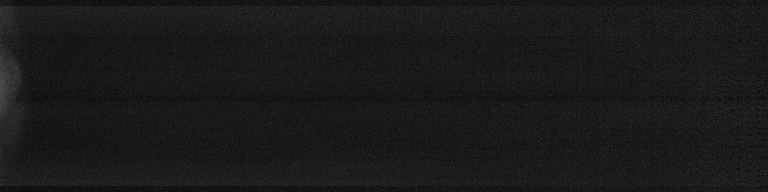
#> input picture preprocessing/hasil_clahe/B100_10/frame_0006.jpg, 768 x 192 px; its folder holds only this picture in this run
$ python 01_kmeans_segmentation.py
#> lines starting #> are read from the running program, lines starting #| are printed output that depends on the picture; after the words box and inside, x2 and y2 are one past the last pixel; in counts of white or black regions, pixels touching at a corner belong together
import os
import cv2
import numpy as np
from sklearn.cluster import KMeans

# 1. Path Konfigurasi Utama
SCRIPT_DIR = os.path.dirname(os.path.abspath(__file__))

DIR_INPUT_CLAHE = os.path.abspath(os.path.join(SCRIPT_DIR, "..", "preprocessing", "hasil_clahe"))
DIR_INPUT_BILATERAL = os.path.abspath(os.path.join(SCRIPT_DIR, "..", "preprocessing", "hasil_bilateral"))

DIR_OUTPUT_CLAHE = os.path.join(SCRIPT_DIR, "hasil_kmeans_clahe")
DIR_OUTPUT_BILATERAL = os.path.join(SCRIPT_DIR, "hasil_kmeans_bilateral")

# Sub-folder terpisah untuk Masker dan Segmentasi
DIR_CLAHE_MASK = os.path.join(DIR_OUTPUT_CLAHE, "mask")
DIR_CLAHE_SEGMENTED = os.path.join(DIR_OUTPUT_CLAHE, "segmented")

DIR_BILATERAL_MASK = os.path.join(DIR_OUTPUT_BILATERAL, "mask")
DIR_BILATERAL_SEGMENTED = os.path.join(DIR_OUTPUT_BILATERAL, "segmented")

# Buat folder & sub-folder otomatis
for folder in [DIR_CLAHE_MASK, DIR_CLAHE_SEGMENTED, DIR_BILATERAL_MASK, DIR_BILATERAL_SEGMENTED]:
    os.makedirs(folder, exist_ok=True)


def apply_kmeans_paper(image, k_values=[6, 7, 8]):
    """
    K-Means Clustering pixel-based.
    Mengembalikan 2 dictionary terpisah: segmented dan mask.
    """
    h, w = image.shape[:2]
    pixel_values = image.reshape((-1, 1)).astype(np.float32)

    results_segmented = {}
    results_mask = {}

    for k in k_values:
        kmeans = KMeans(n_clusters=k, random_state=42, n_init=10)
        labels = kmeans.fit_predict(pixel_values)
        centers = kmeans.cluster_centers_

        # Urutkan dari gelap ke terang
        sorted_indices = np.argsort(centers.flatten())

        # Citra terklasterisasi (Segmentasi)
        clustered_pixels = centers[labels].reshape((h, w)).astype(np.uint8)

        # Binary mask pada cluster berdensitas paling terang
        brightest_cluster_idx = sorted_indices[-1]
        binary_mask = (labels == brightest_cluster_idx).reshape((h, w)).astype(np.uint8) * 255

        results_segmented[f"K{k}_segmented"] = clustered_pixels
        results_mask[f"K{k}_mask"] = binary_mask

    return results_segmented, results_mask


def process_images_recursive(input_dir, mask_out_dir, seg_out_dir, label):
#> called with input_dir = 'preprocessing/hasil_clahe', label = 'Hasil CLAHE'
    print(f"Memproses K-Means untuk: {label}")
    print(f"Mencari gambar di dalam : {input_dir}")
    print(f"Menyimpan MASK ke       : {mask_out_dir}")
    print(f"Menyimpan SEGMENTED ke  : {seg_out_dir}")

    if not os.path.exists(input_dir):
        print(f"Folder input tidak ditemukan: {input_dir}\n")
        return

    exts = ('.png', '.jpg', '.jpeg', '.bmp', '.tif')

    image_paths = []
    for root, _, files in os.walk(input_dir):
        for file in files:
            if file.lower().endswith(exts):
                image_paths.append(os.path.join(root, file))
#> pass 2 of the loop in process_images_recursive, `for root, _, files in os.walk(input_dir):`:

    if not image_paths:
        print(f"Tidak ada berkas gambar ditemukan di '{input_dir}' maupun sub-foldernya!\n")
        return

    print(f"Ditemukan {len(image_paths)} gambar. Memulai proses K-Means...\n")
    success_count = 0

    for img_path in image_paths:
        filename = os.path.basename(img_path)
        image = cv2.imread(img_path, cv2.IMREAD_GRAYSCALE)
#> image is the input picture: shape (192, 768); min 3, max 80, mean 26.1

        if image is None:
            print(f"File corrupt/salah format: {filename}")
            continue

        base_name = os.path.splitext(filename)[0]
        results_seg, results_mask = apply_kmeans_paper(image, k_values=[6, 7, 8])
#> the loop in apply_kmeans_paper, `for k in k_values:` made 3 passes
#> pass 1, in apply_kmeans_paper, `binary_mask = (labels == brightest_cluster_idx).reshape((h, w)).astype..`:
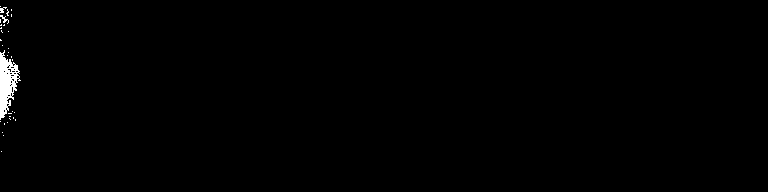
#> binary_mask: shape (192, 768); 0.6% white; 33 white regions (30 under 20 px), largest, box (x1, y1, x2, y2) and area: (0, 50, 21, 120) 765, (0, 15, 9, 24) 29, (0, 7, 7, 13) 22
#> pass 2, in apply_kmeans_paper, `binary_mask = (labels == brightest_cluster_idx).reshape((h, w)).astype..`:
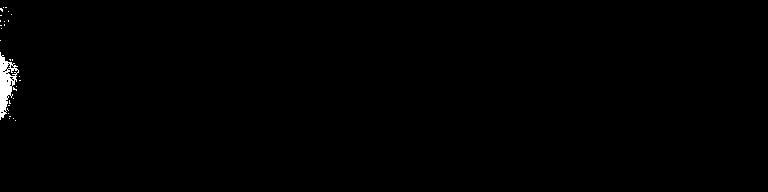
#> binary_mask: shape (192, 768); 0.45% white; 29 white regions (28 under 20 px), largest, box (x1, y1, x2, y2) and area: (0, 52, 19, 120) 609
#> after the loop in apply_kmeans_paper, `for k in k_values:`: results_mask = 3 items
#> results_seg = 3 items; results_mask = 3 items

        # 1. Simpan file MASK ke folder mask
        for key, res_img in results_mask.items():
            save_path = os.path.join(mask_out_dir, f"{base_name}_{key}.png")
            cv2.imwrite(save_path, res_img)
#> this loop made 3 passes
#> key on passes 1 to 3: 'K6_mask', 'K7_mask', 'K8_mask'

        # 2. Simpan file SEGMENTED ke folder segmented
        for key, res_img in results_seg.items():
            save_path = os.path.join(seg_out_dir, f"{base_name}_{key}.png")
            cv2.imwrite(save_path, res_img)
#> this loop made 3 passes

        success_count += 1
        print(f"BERHASIL {filename} -> Dipisah ke sub-folder mask & segmented")
#> pass 2 of the loop in process_images_recursive, `for img_path in image_paths:`:
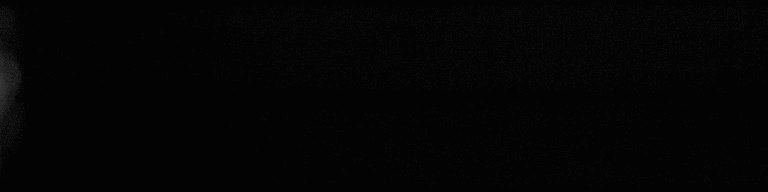
#> input picture preprocessing/hasil_clahe/B100_10 (1)/frame_0001.jpg, 768 x 192 px
#> in process_images_recursive, image is the input picture: shape (192, 768); min 0, max 58, mean 3.9
#> the loop in apply_kmeans_paper (call 2), `for k in k_values:` made 3 passes
#> pass 1, in apply_kmeans_paper (call 2), `binary_mask = (labels == brightest_cluster_idx).reshape((h, w)).astype..`:
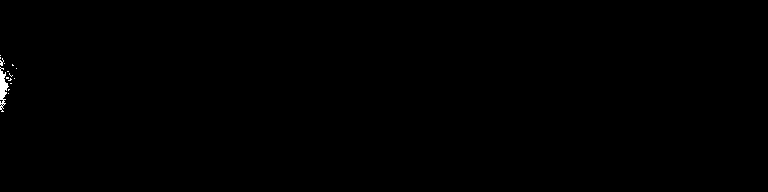
#> binary_mask: shape (192, 768); 0.17% white; 15 white regions (14 under 20 px), largest, box (x1, y1, x2, y2) and area: (0, 67, 9, 112) 207
#> the loop in process_images_recursive, `for key, res_img in results_mask.items():` made 3 passes
#> the loop in process_images_recursive, `for key, res_img in results_seg.items():` made 3 passes

    print(f"\nSelesai! Total {success_count} gambar berhasil diproses untuk '{label}'.\n")


if __name__ == "__main__":
    # 1. Proses gambar CLAHE
    process_images_recursive(DIR_INPUT_CLAHE, DIR_CLAHE_MASK, DIR_CLAHE_SEGMENTED, "Hasil CLAHE")

    print("-" * 60 + "\n")

    # 2. Proses gambar Bilateral Filtering
    process_images_recursive(DIR_INPUT_BILATERAL, DIR_BILATERAL_MASK, DIR_BILATERAL_SEGMENTED, "Hasil Bilateral Filtering")

    print("Seluruh proses K-Means Clustering Selesai!")
